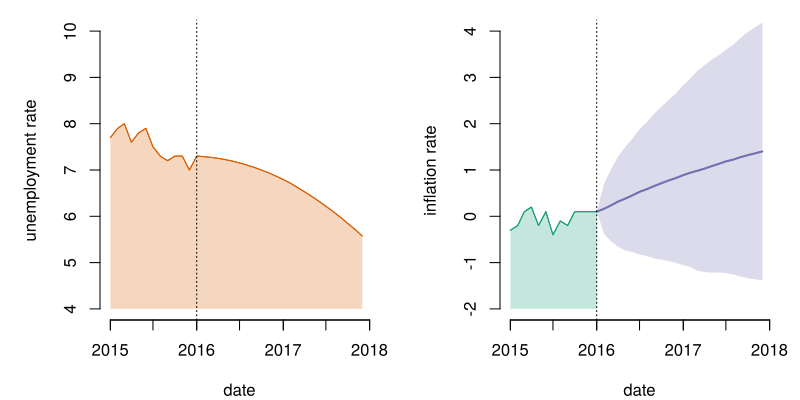

Write R code to recreate this figure.
##############################################################################
##############################################################################
# Example 5.1
# Particle Metropolis-Hastings for Swedish inflation/unemployment
# Reproduces Figure 5.1
#
# Copyright (c) 2016 Johan Dahlin [ johan.dahlin (at) liu.se ]
# Distributed under the MIT license.
#
##############################################################################
##############################################################################

#setwd("~/projects/phd-thesis/thesis-figures/ex-philips")

# Setup plot colors
library("RColorBrewer")
plotColors = brewer.pal(6, "Dark2");

# Settings for plotting
nMCMC   = 15000;
burnin  = 5000;

d            <- read.table("philipscurve_sweden_1987_2015.csv",sep=",",header=T)
dates        <- as.Date( seq(as.POSIXct("1987-01-01 01:00:00 CET"), as.POSIXct("2015-12-01 01:00:00 CET"), by = "1 months") )
inflation    <- as.numeric( d$inflation    )
unemployment <- as.numeric( d$unemployment )

dpmh         <- read.table("pmh0/philips_th_posterior.csv",header=T,sep=",");
xhats        <- as.numeric( read.table("pmh0/philips_nairu_mean.csv",header=F,sep=",")$V1 );
xhatm        <- as.numeric( read.table("smc/state_bPF_N100.csv",header=T,sep=",")$xhatf );

posterior    <- dpmh[burnin:nMCMC,2:5]

future_unemployment <- unemployment[length(unemployment)] - 0.003 * seq(1,24,1)^2

nRuns <- 1000

un = matrix(xhatm[length(xhatm)], nrow=nRuns, ncol=24)
y  = matrix(inflation[length(inflation)], nrow=nRuns, ncol=24)

phi   = sample(posterior[,1], nRuns, replace=TRUE);
alpha = sample(posterior[,2], nRuns, replace=TRUE);
beta  = sample(posterior[,3], nRuns, replace=TRUE);
sigma = sample(posterior[,4], nRuns, replace=TRUE);

for ( ii in 1:nRuns ){
  for ( tt in 2:24 ) { 
    un[ii,tt] <- phi[ii] * un[ii,tt-1] + alpha[ii] / ( 1 + exp(-future_unemployment[tt-1])) + 1.0/(1.0+exp(abs(un[ii,tt-1]-future_unemployment[tt-1]))) * rnorm(1)
    y[ii,tt]  <- y[ii,tt-1] + beta[ii] * ( future_unemployment[tt] - un[ii,tt] ) + sigma[ii] * rnorm(1)
  }
}

dates        = seq(as.POSIXct("2015-01-01 01:00:00 CET"), as.POSIXct("2017-12-01 01:00:00 CET"), by = "1 months")
inflation    <- c( as.numeric( d$inflation    )[336:348], apply(y,2,mean)[-1] )
unemployment <- c( as.numeric( d$unemployment )[336:348], future_unemployment[-1] )

cairo_pdf("ex-philips-predictions.pdf",  height = 4, width = 8)

layout(matrix(c(1,2), 1, 2, byrow = TRUE))  
par(mar=c(4,5,1,1))

plot(as.Date(dates),unemployment,type="l",ylab="unemployment rate", xlab="date",col=plotColors[2],bty="n",xaxt="n", ylim=c(4,10), xlim=c(as.Date("2015-01-01 01:00:00 CET"),as.Date("2018-01-01 01:00:00 CET")) )

r         = as.POSIXct(range(dates), "1 months"); 
atVector  = seq(r[1], as.POSIXct("2018-01-01 01:00:00 CET"), by = "6 months")
atVector2 = seq(r[1], as.POSIXct("2018-01-01 01:00:00 CET"), by = "12 months")
axis.Date(1, at=atVector, labels=NA)
axis.Date(1, at=atVector2, format="%Y")

grid = as.Date(dates);
polygon(c(grid,rev(grid)),c(unemployment,rep(4,length(grid))),border=NA,col=rgb(t(col2rgb(plotColors[2]))/256,alpha=0.25))
lines(as.Date(dates),unemployment,lwd=1,col=plotColors[2])
abline(v=as.Date("2016-01-01 01:00:00 CET"),lty="dotted")

plot(as.Date(dates),inflation,type="l",ylab="inflation rate", xlab="date",col=plotColors[1],bty="n",xaxt="n", ylim=c(-2,4), xlim=c(as.Date("2015-01-01 01:00:00 CET"),as.Date("2018-01-01 01:00:00 CET")) )

r         = as.POSIXct(range(dates), "1 months"); 
atVector  = seq(r[1], as.POSIXct("2018-01-01 01:00:00 CET"), by = "6 months")
atVector2 = seq(r[1], as.POSIXct("2018-01-01 01:00:00 CET"), by = "12 months")
axis.Date(1, at=atVector, labels=NA)
axis.Date(1, at=atVector2, format="%Y")

grid = as.Date(dates);

upper_inflation = apply(y,2,mean) + 1.96 * apply(y,2,sd)
lower_inflation = apply(y,2,mean) - 1.96 * apply(y,2,sd)

polygon(c(grid[1:13],rev(grid[1:13])),c(inflation[1:13],rep(-2,13)),border=NA,col=rgb(t(col2rgb(plotColors[1]))/256,alpha=0.25))
polygon(c(grid[13:36],rev(grid[13:36])),c(upper_inflation,rev(lower_inflation)),border=NA,col=rgb(t(col2rgb(plotColors[3]))/256,alpha=0.25))
lines(as.Date(dates),inflation,lwd=1,col=plotColors[1])
lines(grid[13:36],apply(y,2,mean),lwd=2,col=plotColors[3])
abline(v=as.Date("2016-01-01 01:00:00 CET"),lty="dotted")

dev.off()
